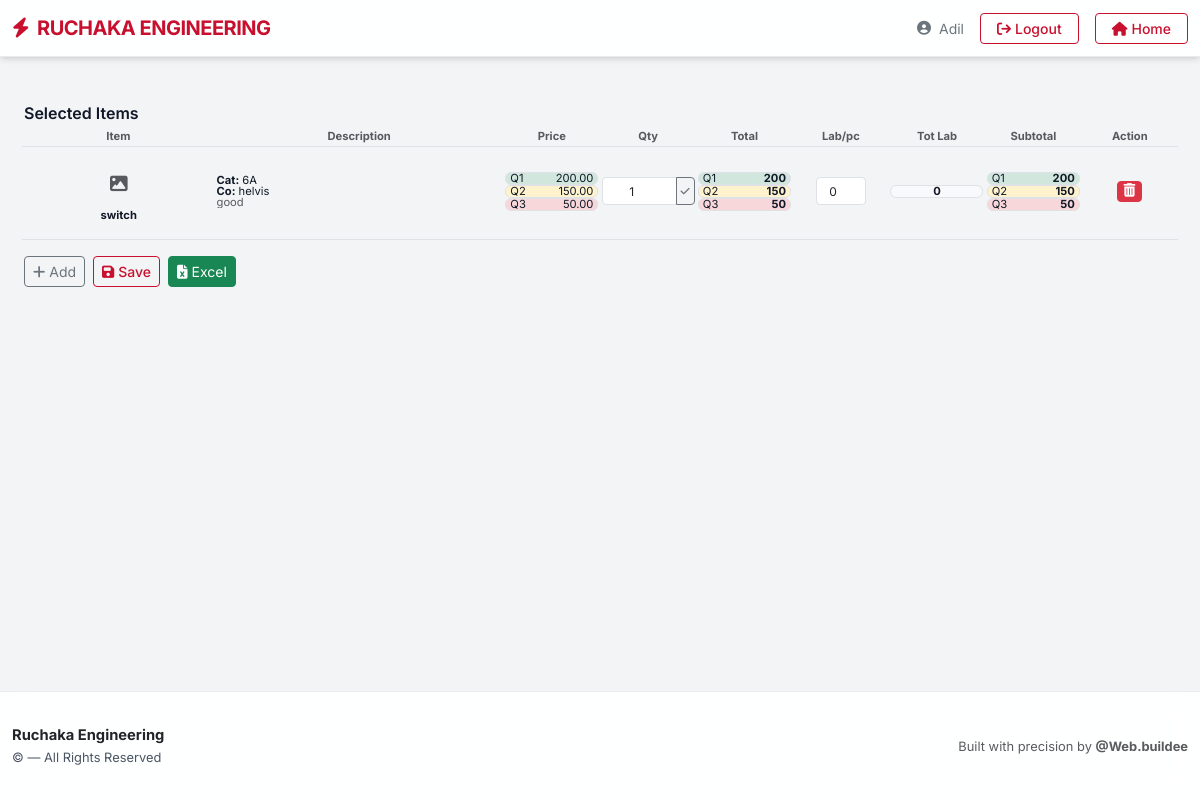
The page /item/1/ (signed in) on the database its author committed.
### adilak/models.py (models this page shows, shortened)
class Item(models.Model):
    product_name = models.CharField(max_length=200)          # e.g., "4x1.5 mm² Cable"
    category = models.ForeignKey(Category, on_delete=models.CASCADE)
    company = models.ForeignKey(Company, on_delete=models.CASCADE)
    description = models.TextField(blank=True)
    image = models.ImageField(upload_to='items/', blank=True, null=True)
    price_q1 = models.DecimalField(max_digits=10, decimal_places=2)
    price_q2 = models.DecimalField(max_digits=10, decimal_places=2)
    price_q3 = models.DecimalField(max_digits=10, decimal_places=2)
    class Meta:
        unique_together = ('product_name', 'category', 'company')

class Category(models.Model):
    name = models.CharField(max_length=100, unique=True)

class Company(models.Model):
    name = models.CharField(max_length=100, unique=True)

### adilak/views.py (the view)
# urls.py: path('item/<int:item_id>/', views.item_detail, name='item_detail'),
@login_required
def item_detail(request, item_id):
    item = get_object_or_404(Item, pk=item_id)
    cart = request.session.get('cart', [])
    found = False
    for entry in cart:
        if entry['item_id'] == item_id:
            found = True
            break
    if not found:
        cart.append({'item_id': item_id, 'quantity': 1})
        request.session['cart'] = cart
        request.session.modified = True
    cart_items = get_cart_items(request)
    return render(request, 'detail.html', {'item': item, 'cart_items': cart_items})

### adilak/views.py (called while the page is built)
def get_cart_items(request):
    cart = request.session.get('cart', [])
    cart_items = []
    for entry in cart:
        try:
            item = Item.objects.get(pk=entry['item_id'])
            cart_items.append({'item': item, 'quantity': entry['quantity']})
        except Item.DoesNotExist:
            continue   # skip invalid entries
    return cart_items

### adilak/templates/detail.html (shortened to what this page needs)
{% extends 'base.html' %}
{% load static %}
{% block content %}
<div class="container py-2">
    <h6 class="mb-2 fw-semibold">Selected Items</h6>
    {% if cart_items %}
        <div class="row g-1 mb-1 fw-bold very-small text-center text-muted border-bottom pb-1">
            <div class="col-lg-2 col-md-2">Item</div>
            <div class="col-lg-3 col-md-3">Description</div>
            <div class="col-lg-1 col-md-1">Price</div>
            <div class="col-lg-1 col-md-1">Qty</div>
            <div class="col-lg-1 col-md-1">Total</div>
            <div class="col-lg-1 col-md-1">Lab/pc</div>
            <div class="col-lg-1 col-md-1">Tot Lab</div>
            <div class="col-lg-1 col-md-1">Subtotal</div>
            <div class="col-lg-1 col-md-1">Action</div>
        </div>
        {% for entry in cart_items %}
        <div class="row g-1 mb-2 align-items-center border-bottom pb-2 item-row very-small"
             data-item-id="{{ entry.item.id }}"
             data-price-q1="{{ entry.item.price_q1|default:0 }}"
             data-price-q2="{{ entry.item.price_q2|default:0 }}"
             data-price-q3="{{ entry.item.price_q3|default:0 }}">
            <div class="col-lg-2 col-md-2 text-center">
                <div style="height: 45px; display: flex; align-items: center; justify-content: center;">
                    {% if entry.item.image %}
                        <img src="{{ entry.item.image.url }}" class="img-fluid rounded"
                             alt="{{ entry.item.product_name }}" style="max-height: 45px; object-fit: contain;">
                    {% else %}
                        <i class="fa-solid fa-image text-muted" style="font-size: 1.1rem;"></i>
                    {% endif %}
                </div>
                <div class="fw-bold very-small text-truncate mt-1">{{ entry.item.product_name }}</div>
            </div>
            <div class="col-lg-3 col-md-3">
                <div class="lh-1">
                    <div class="text-truncate"><strong>Cat:</strong> {{ entry.item.category.name|truncatewords:4 }}</div>
                    <div class="text-truncate"><strong>Co:</strong> {{ entry.item.company.name|truncatewords:3 }}</div>
                    <div class="text-muted text-truncate">
                        {{ entry.item.description|default:"-"|truncatewords:15 }}
                    </div>
                </div>
            </div>
            <div class="col-lg-1 col-md-1 d-flex flex-column justify-content-center" style="height: 80px;">
                <div class="border rounded px-1 py-0 bg-success-subtle d-flex justify-content-between very-small mb-0">
                    Q1 <span>{{ entry.item.price_q1|default:"0" }}</span>
                </div>
                <div class="border rounded px-1 py-0 bg-warning-subtle d-flex justify-content-between very-small my-0">
                    Q2 <span>{{ entry.item.price_q2|default:"0" }}</span>
                </div>
                <div class="border rounded px-1 py-0 bg-danger-subtle d-flex justify-content-between very-small mt-0">
                    Q3 <span>{{ entry.item.price_q3|default:"0" }}</span>
                </div>
            </div>
            <div class="col-lg-1 col-md-1">
                <form method="post" action="{% url 'update_cart_quantity' entry.item.id %}">
                    <div class="input-group input-group-sm">
                        <input type="number" name="quantity" value="{{ entry.quantity }}" min="1"
                               class="form-control form-control-sm text-center qty-input"
                               style="width: 38px; font-size: 0.75rem;" data-item-id="{{ entry.item.id }}">
                        <button type="submit" class="btn btn-outline-secondary btn-sm px-1 py-0">
                            <i class="fa-solid fa-check" style="font-size: 0.65rem;"></i>
                        </button>
                    </div>
                </form>
            </div>
            <div class="col-lg-1 col-md-1 d-flex flex-column justify-content-center" style="height: 80px;">
                <div class="border rounded px-1 py-0 bg-success-subtle d-flex justify-content-between very-small mb-0">
                    Q1 <strong><span class="total-value-q1">0</span></strong>
                </div>
                <div class="border rounded px-1 py-0 bg-warning-subtle d-flex justify-content-between very-small my-0">
                    Q2 <strong><span class="total-value-q2">0</span></strong>
                </div>
                <div class="border rounded px-1 py-0 bg-danger-subtle d-flex justify-content-between very-small mt-0">
                    Q3 <strong><span class="total-value-q3">0</span></strong>
                </div>
            </div>
            <div class="col-lg-1 col-md-1 d-flex align-items-center justify-content-center">
                <input type="number" class="form-control form-control-sm labour-per-piece text-center"
                       value="{{ entry.labour_per_piece|default:0 }}" min="0" step="1"
                       style="width: 50px; font-size: 0.75rem;" data-item-id="{{ entry.item.id }}">
            </div>
            <div class="col-lg-1 col-md-1 d-flex align-items-center justify-content-center">
                <div class="border rounded px-1 py-0 bg-light text-center very-small w-100">
                    <strong><span class="total-labour">0</span></strong>
                </div>
            </div>
            <div class="col-lg-1 col-md-1 d-flex flex-column justify-content-center" style="height: 80px;">
                <div class="border rounded px-1 py-0 bg-success-subtle d-flex justify-content-between very-small mb-0">
                    Q1 <strong><span class="subtotal-q1">0</span></strong>
                </div>
                <div class="border rounded px-1 py-0 bg-warning-subtle d-flex justify-content-between very-small my-0">
                    Q2 <strong><span class="subtotal-q2">0</span></strong>
                </div>
                <div class="border rounded px-1 py-0 bg-danger-subtle d-flex justify-content-between very-small mt-0">
                    Q3 <strong><span class="subtotal-q3">0</span></strong>
                </div>
            </div>
            <div class="col-lg-1 col-md-1 text-center align-self-center">
                <form method="post" action="{% url 'remove_from_cart' entry.item.id %}">
                    <button type="submit" class="btn btn-sm btn-danger" title="Remove Item">
                        <i class="fa-solid fa-trash-can" style="font-size: 0.85rem;"></i>
                    </button>
                </form>
            </div>
        </div>
        {% endfor %}
    {% else %}
        <div class="text-center py-3 text-muted very-small">
            <i class="fa-solid fa-cart-plus fa-lg mb-1 opacity-75"></i>
            <p class="mb-0">No items added yet</p>
        </div>
    {% endif %}
    <div class="mt-3 d-flex gap-2 flex-wrap justify-content-center justify-content-md-start">
        <a href="{% url 'select_items' %}" class="btn btn-sm btn-outline-secondary px-2 py-1">
            <i class="fa-solid fa-plus me-1"></i>Add
        </a>
        <form method="post" action="{% url 'save_quotation' %}" class="m-0">
            <button type="submit" class="btn btn-sm btn-outline-primary px-2 py-1">
                <i class="fa-solid fa-floppy-disk me-1"></i>Save
            </button>
        </form>
        <a href="{% url 'generate_excel' %}" class="btn btn-sm btn-success px-2 py-1">
            <i class="fa-solid fa-file-excel me-1"></i>Excel
        </a>
    </div>
</div>
{% endblock %}

### adilak/templates/base.html (shortened to what this page needs)
{% load static %}
<!DOCTYPE html>
<html lang="en" class="h-100">
<head>
    <link href="https://cdn.jsdelivr.net/npm/bootstrap@5.3.3/dist/css/bootstrap.min.css" rel="stylesheet">
    <link rel="stylesheet" href="https://cdnjs.cloudflare.com/ajax/libs/font-awesome/6.5.2/css/all.min.css" />
</head>
<body>
    <nav class="navbar navbar-expand-lg fixed-top">
        <div class="container">
            <a class="navbar-brand" href="{% url 'home' %}">
                <i class="fa-solid fa-bolt me-2"></i>RUCHAKA ENGINEERING
            </a>
            <div class="d-flex align-items-center gap-3">
                {% if user.is_authenticated %}
                    <div class="d-flex align-items-center text-secondary small">
                        <i class="fa-solid fa-user-circle me-2"></i>
                        <span>{{ user.username }}</span>
                    </div>
                    <form method="post" action="{% url 'logout' %}" class="d-inline m-0">
                        <button type="submit" class="btn btn-outline-primary btn-sm px-3">
                            <i class="fa-solid fa-arrow-right-from-bracket me-1"></i>Logout
                        </button>
                    </form>
                {% else %}
                    <a href="{% url 'login' %}" class="btn btn-outline-primary btn-sm px-3">
                        <i class="fa-solid fa-arrow-right-to-bracket me-1"></i>Login
                    </a>
                {% endif %}
                <a href="{% url 'home' %}" class="btn btn-outline-primary btn-sm px-3">
                    <i class="fa-solid fa-house me-1"></i>Home
                </a>
            </div>
        </div>
    </nav>
    <main class="container pt-5 mt-5">
        {% block content %}{% endblock %}
    </main>
    <footer>
        <div class="container">
            <div class="row align-items-center">
                <div class="col-md-6 text-center text-md-start mb-3 mb-md-0">
                    <strong class="text-dark">Ruchaka Engineering</strong><br>
                    <small>© {{ 'now'|date:'Y' }} — All Rights Reserved</small>
                </div>
                <div class="col-md-6 text-center text-md-end">
                    <small class="text-muted">
                        Built with precision by <strong>@Web.buildee</strong>
                    </small>
                </div>
            </div>
        </div>
    </footer>
</body>
</html>

### adilak/templates/detail.html (style rules this page uses)
.very-small { font-size: 0.70rem; line-height: 1.0; }
.item-row .form-control-sm { height: calc(1.35rem + 2px); font-size: 0.72rem; padding: 0.1rem 0.3rem; }
.item-row .btn-sm { font-size: 0.65rem; padding: 0.1rem 0.35rem; }
.border { border-color: #dee2e6 !important; }
.item-row { --bs-gutter-x: 0.2rem; }
.container { overflow-x: hidden !important; max-width: 100%; }
.row { flex-wrap: nowrap !important; }

### rows shown on the page
Item: item.product_name "switch", item.category.name "6A", item.company.name "helvis", item.description "good", item.price_q1 "200.00", item.price_q2 "150.00", item.price_q3 "50.00", quantity "1", labour_per_piece "0"

### other values the page prints
{{ user.username }} "Adil"
